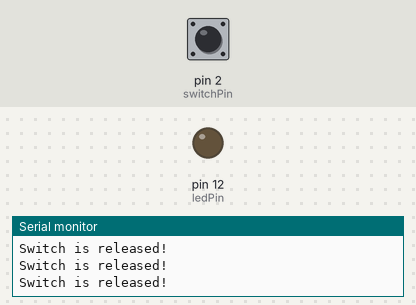
Bench run of a sketch on a simulated Arduino Uno, built with avr-gcc and run on an emulated ATmega328P. Shown: output pins drawn as LEDs (lit = HIGH), the last lines printed to the serial monitor. Inputs (shaded band) come from the test bench; at power-on: pin 2 (switchPin) HIGH.

Above: at 1.2 s.
1.3 s: pin 2 (switchPin) pulled LOW for 0.15 s
At 1.4 s:
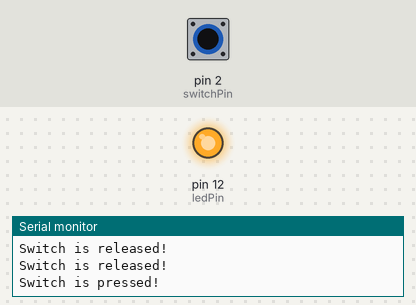
3.0 s: pin 2 (switchPin) pulled LOW for 3.2 s
At 7.4 s:
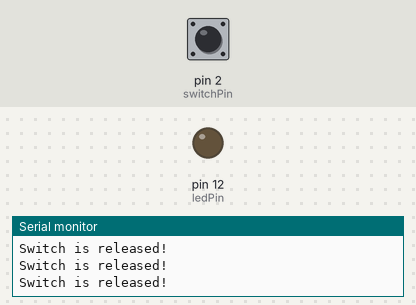
Timing chart, 0 to 8.9 s (numbered marks = the images above; inputs shaded):
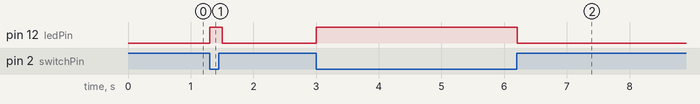

The sketch:

chocolateReadyCheck.ino
```cpp
// 定义开关连接的引脚
const int switchPin = 2;
int ledPin = 12;
// 用于存储开关状态的变量
int switchState = 0;

void setup() {
  // 初始化串口通信，用于输出开关状态
  Serial.begin(9600);

  // 将开关引脚设置为输入模式，并启用内部上拉电阻
  pinMode(switchPin, INPUT_PULLUP);
  pinMode(ledPin, OUTPUT);
}

void loop() {
  digitalWrite(ledPin, LOW);
  // 读取开关引脚的状态
  switchState = digitalRead(switchPin);

  // 检查开关状态
  if (switchState == LOW) {
    // 开关被按下
    Serial.println("Switch is pressed!");
    digitalWrite(ledPin, HIGH);
    delay(100);
  } else {
    // 开关未被按下
    Serial.println("Switch is released!");
  }

  // 短暂延迟，避免频繁读取
  delay(100);
}
```

Measured:
- after the input at 1.3 s, pin 12 (ledPin): LOW → HIGH at once, → LOW 0.20 s later
- after the input at 3.0 s, pin 12 (ledPin): LOW → HIGH at once, → LOW 3.2 s later
